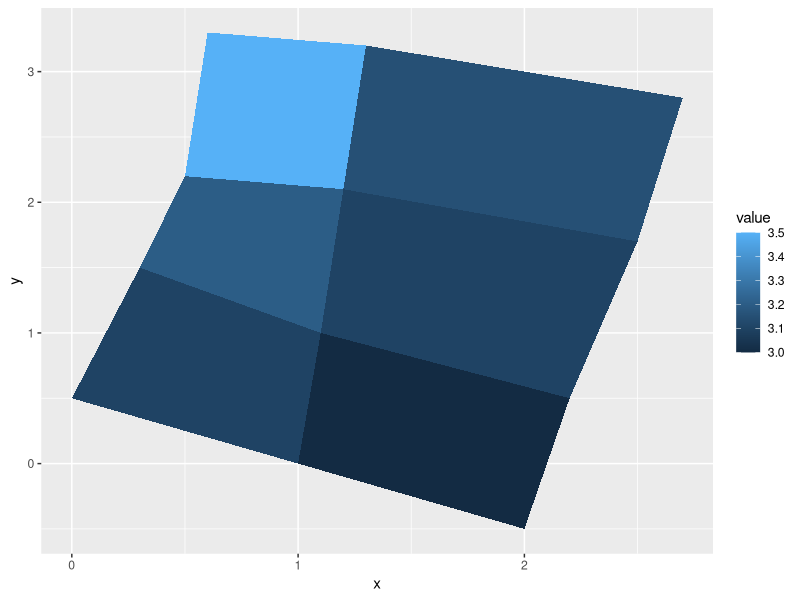
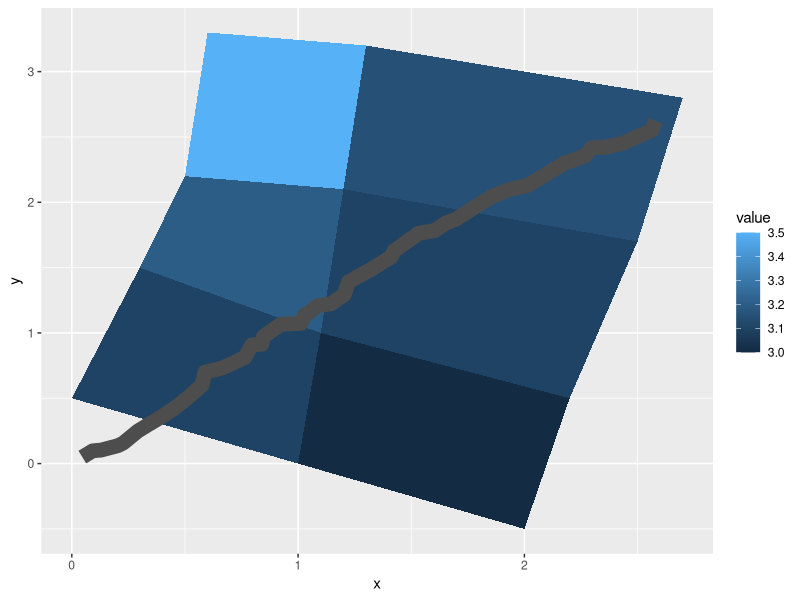
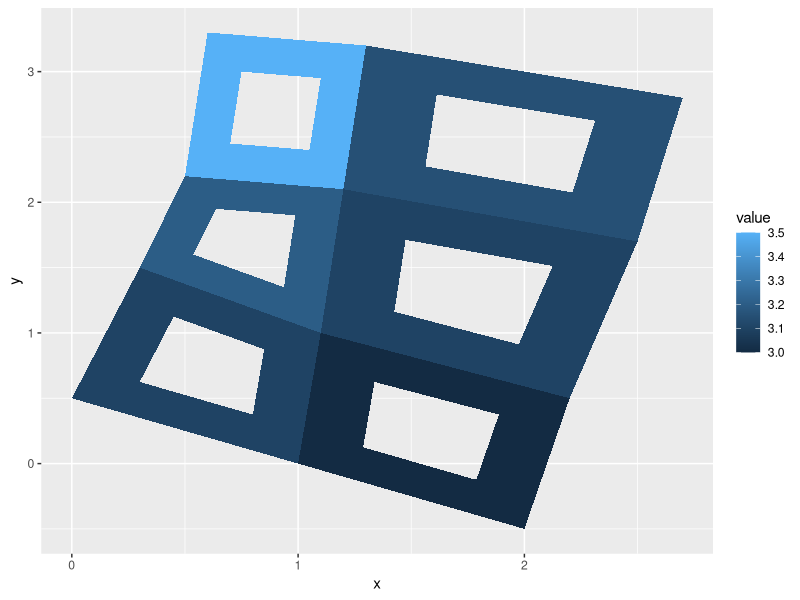

Write the R code that produced these figures, in order.
library(ggplot2)


### Name: geom_polygon
### Title: Polygons
### Aliases: geom_polygon

### ** Examples

# When using geom_polygon, you will typically need two data frames:
# one contains the coordinates of each polygon (positions),  and the
# other the values associated with each polygon (values).  An id
# variable links the two together

ids <- factor(c("1.1", "2.1", "1.2", "2.2", "1.3", "2.3"))

values <- data.frame(
  id = ids,
  value = c(3, 3.1, 3.1, 3.2, 3.15, 3.5)
)

positions <- data.frame(
  id = rep(ids, each = 4),
  x = c(2, 1, 1.1, 2.2, 1, 0, 0.3, 1.1, 2.2, 1.1, 1.2, 2.5, 1.1, 0.3,
  0.5, 1.2, 2.5, 1.2, 1.3, 2.7, 1.2, 0.5, 0.6, 1.3),
  y = c(-0.5, 0, 1, 0.5, 0, 0.5, 1.5, 1, 0.5, 1, 2.1, 1.7, 1, 1.5,
  2.2, 2.1, 1.7, 2.1, 3.2, 2.8, 2.1, 2.2, 3.3, 3.2)
)

# Currently we need to manually merge the two together
datapoly <- merge(values, positions, by = c("id"))

p <- ggplot(datapoly, aes(x = x, y = y)) +
  geom_polygon(aes(fill = value, group = id))
p

# Which seems like a lot of work, but then it's easy to add on
# other features in this coordinate system, e.g.:

stream <- data.frame(
  x = cumsum(runif(50, max = 0.1)),
  y = cumsum(runif(50,max = 0.1))
)

p + geom_line(data = stream, colour = "grey30", size = 5)

# And if the positions are in longitude and latitude, you can use
# coord_map to produce different map projections.

if (packageVersion("grid") >= "3.6") {
  # As of R version 3.6 geom_polygon() supports polygons with holes
  # Use the subgroup aesthetic to differentiate holes from the main polygon

  holes <- do.call(rbind, lapply(split(datapoly, datapoly$id), function(df) {
    df$x <- df$x + 0.5 * (mean(df$x) - df$x)
    df$y <- df$y + 0.5 * (mean(df$y) - df$y)
    df
  }))
  datapoly$subid <- 1L
  holes$subid <- 2L
  datapoly <- rbind(datapoly, holes)

  p <- ggplot(datapoly, aes(x = x, y = y)) +
    geom_polygon(aes(fill = value, group = id, subgroup = subid))
  p
}
